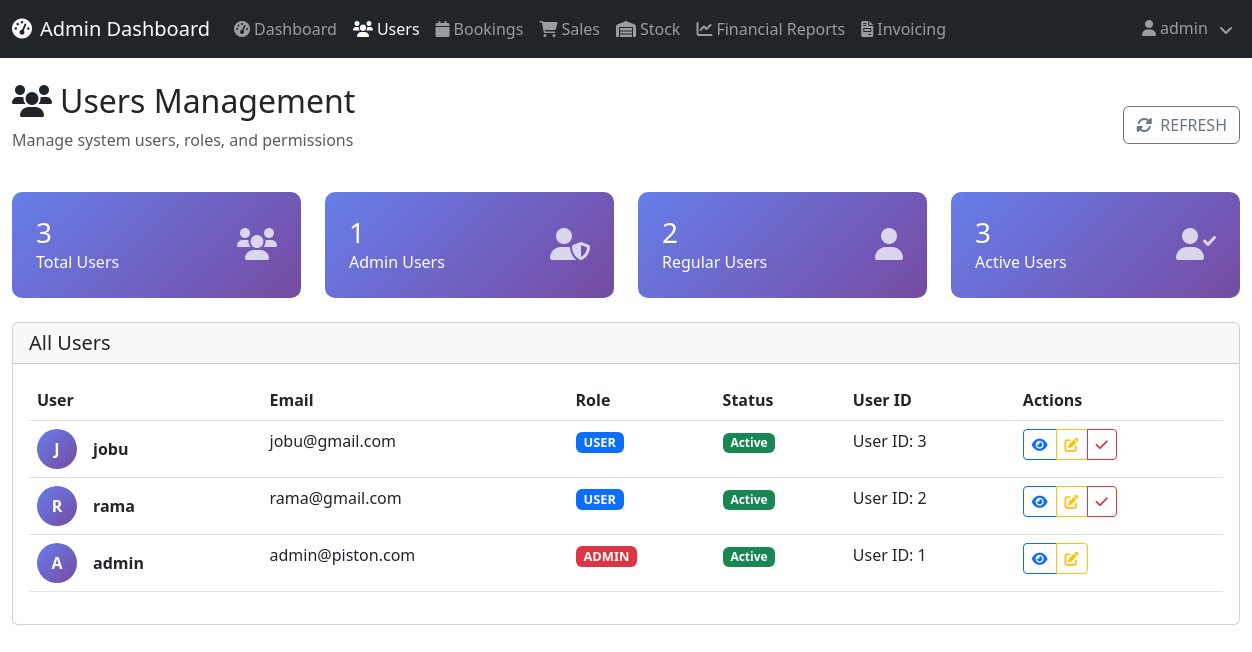
Before: /admin/users (signed in) with the older database file.
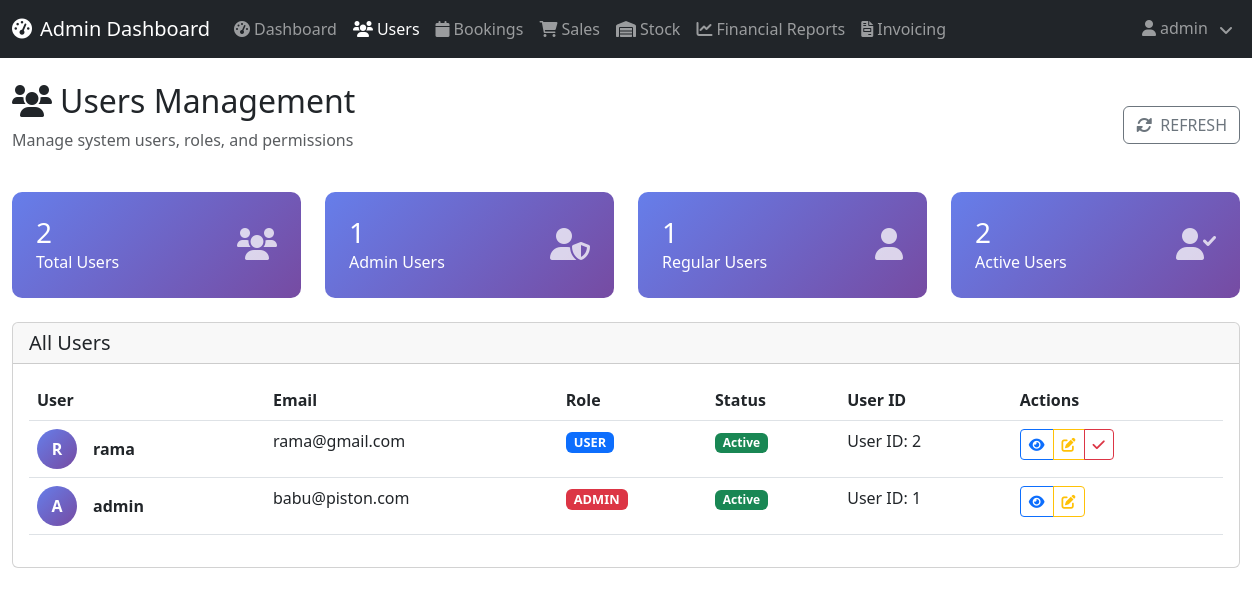
After: the same page with the newer database file.
### dbservice.py (models this page shows, shortened)
class User(db.Model):
    id = db.Column(db.Integer, primary_key=True)
    username = db.Column(db.String(20), unique=True, nullable=False)
    email = db.Column(db.String(120), unique=True, nullable=False)
    password = db.Column(db.String(255), nullable=False)
    role = db.Column(db.Enum(UserRole), default=UserRole.USER)

### main.py (the view)
@app.route('/admin/users')
@login_required(UserRole.ADMIN)
def admin_users():
    users = User.query.order_by(User.id.desc()).all()
    return render_template('admin_users.html', users=users)

### main.py (called while the page is built)
def login_required(role: UserRole | None = None):
    def decorator(view_func):
        @wraps(view_func)
        def wrapped(*args, **kwargs):
            username = session.get('username')
            if not username:
                flash('Please log in to continue.', 'warning')
                return redirect(url_for('login'))
            user = User.query.filter_by(username=username).first()
            if not user:
                session.pop('username', None)
                flash('Account not found. Please log in again.', 'warning')
                return redirect(url_for('login'))
            if role is not None and user.role != role:
                flash('Access denied. Insufficient permissions.', 'danger')
                return redirect(url_for('login'))
            return view_func(*args, **kwargs)
        return wrapped
    return decorator

### Templates/admin_users.html (shortened to what the changed rows need)
<!DOCTYPE html>
<html lang="en">
<head>
    <link href="https://cdn.jsdelivr.net/npm/bootstrap@5.3.0/dist/css/bootstrap.min.css" rel="stylesheet">
    <link href="https://cdnjs.cloudflare.com/ajax/libs/font-awesome/6.0.0/css/all.min.css" rel="stylesheet">
    <link href="{{ url_for('static', filename='css/style.css') }}" rel="stylesheet">
</head>
<body>
    <div class="container-fluid mt-4">
        <div class="row mb-4">
            <div class="col-12">
                <div class="d-flex justify-content-between align-items-center">
                    <div>
                        <h2><i class="fas fa-users me-2"></i>Users Management</h2>
                    </div>
                </div>
            </div>
        </div>
        <div class="row mb-4">
            <div class="col-md-3">
                <div class="stats-card">
                    <div class="d-flex justify-content-between align-items-center">
                        <div>
                            <h3 class="mb-0">{{ users|length }}</h3>
                            <p class="mb-0">Total Users</p>
                        </div>
                    </div>
                </div>
            </div>
            <div class="col-md-3">
                <div class="stats-card">
                    <div class="d-flex justify-content-between align-items-center">
                        <div>
                            <h3 class="mb-0">{{ users|selectattr('role.value', 'equalto', 'USER')|list|length }}</h3>
                            <p class="mb-0">Regular Users</p>
                        </div>
                    </div>
                </div>
            </div>
            <div class="col-md-3">
                <div class="stats-card">
                    <div class="d-flex justify-content-between align-items-center">
                        <div>
                            <h3 class="mb-0">{{ users|length }}</h3>
                            <p class="mb-0">Active Users</p>
                        </div>
                    </div>
                </div>
            </div>
        </div>
        <div class="card">
            <div class="card-body">
                <div class="table-responsive">
                    <table class="table table-hover">
                        <thead>
                            <tr>
                                <th>User</th>
                                <th>Email</th>
                                <th>Role</th>
                                <th>Status</th>
                                <th>User ID</th>
                                <th>Actions</th>
                            </tr>
                        </thead>
                        <tbody>
                            {% for user in users %}
                            <tr>
                                <td>
                                    <div class="d-flex align-items-center">
                                        <div class="user-avatar me-3">
                                            {{ user.username[0].upper() }}
                                        </div>
                                        <div>
                                            <strong>{{ user.username }}</strong>
                                        </div>
                                    </div>
                                </td>
                                <td>{{ user.email }}</td>
                                <td>
                                    <span class="badge role-badge {{ 'bg-danger' if user.role.value == 'ADMIN' else 'bg-primary' }}">
                                        {{ user.role.value }}
                                    </span>
                                </td>
                                <td>
                                    <span class="badge bg-success">
                                        Active
                                    </span>
                                </td>
                                <td>User ID: {{ user.id }}</td>
                                <td>
                                    <div class="btn-group">
                                        <button class="btn btn-sm btn-outline-primary" onclick="viewUser({{ user.id }})">
                                            <i class="fas fa-eye"></i>
                                        </button>
                                        <button class="btn btn-sm btn-outline-warning" onclick="editUser({{ user.id }})">
                                            <i class="fas fa-edit"></i>
                                        </button>
                                        {% if user.role.value != 'ADMIN' %}
                                        <button class="btn btn-sm btn-outline-danger" onclick="toggleUserStatus({{ user.id }})">
                                            <i class="fas fa-{{ 'ban' if user.is_active else 'check' }}"></i>
                                        </button>
                                        {% endif %}
                                    </div>
                                </td>
                            </tr>
                            {% endfor %}
                        </tbody>
                    </table>
                </div>
            </div>
        </div>
    </div>
</body>
</html>

Changed rows visible on the page:
removed User: username "J", username "jobu", email "jobu@gmail.com", role.value "USER", id "3"
changed User "admin": email "admin@piston.com" → "babu@piston.com"
Other visible differences:
{{ users|length }}: "3" → "2"
{{ users|selectattr('role.value', 'equalto', 'USER')|list|length }}: "2" → "1"
